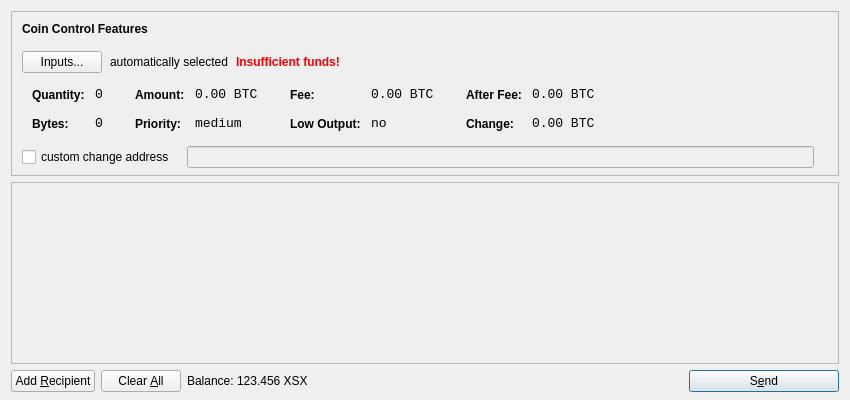
<?xml version="1.0" encoding="UTF-8"?>
<ui version="4.0">
 <class>SendCoinsDialog</class>
 <widget class="QDialog" name="SendCoinsDialog">
  <property name="geometry">
   <rect>
    <x>0</x>
    <y>0</y>
    <width>850</width>
    <height>400</height>
   </rect>
  </property>
  <property name="windowTitle">
   <string>Send Coins</string>
  </property>
  <layout class="QVBoxLayout" name="verticalLayout" stretch="0,1,0">
   <property name="bottomMargin">
    <number>8</number>
   </property>
   <item>
    <widget class="QFrame" name="frameCoinControl">
     <property name="sizePolicy">
      <sizepolicy hsizetype="Expanding" vsizetype="Expanding">
       <horstretch>0</horstretch>
       <verstretch>0</verstretch>
      </sizepolicy>
     </property>
     <property name="maximumSize">
      <size>
       <width>16777215</width>
       <height>16777215</height>
      </size>
     </property>
     <property name="frameShape">
      <enum>QFrame::StyledPanel</enum>
     </property>
     <property name="frameShadow">
      <enum>QFrame::Sunken</enum>
     </property>
     <layout class="QVBoxLayout" name="verticalLayoutCoinControl2">
      <property name="spacing">
       <number>-1</number>
      </property>
      <property name="leftMargin">
       <number>0</number>
      </property>
      <property name="topMargin">
       <number>0</number>
      </property>
      <property name="rightMargin">
       <number>0</number>
      </property>
      <property name="bottomMargin">
       <number>6</number>
      </property>
      <item>
       <layout class="QVBoxLayout" name="verticalLayoutCoinControl" stretch="0,0,0,0,1">
        <property name="spacing">
         <number>0</number>
        </property>
        <property name="leftMargin">
         <number>10</number>
        </property>
        <property name="topMargin">
         <number>10</number>
        </property>
        <item>
         <layout class="QHBoxLayout" name="horizontalLayoutCoinControl1">
          <property name="bottomMargin">
           <number>15</number>
          </property>
          <item>
           <widget class="QLabel" name="labelCoinControlFeatures">
            <property name="sizePolicy">
             <sizepolicy hsizetype="Preferred" vsizetype="Maximum">
              <horstretch>0</horstretch>
              <verstretch>0</verstretch>
             </sizepolicy>
            </property>
            <property name="font">
             <font>
              <weight>75</weight>
              <bold>true</bold>
             </font>
            </property>
            <property name="styleSheet">
             <string notr="true">font-weight:bold;</string>
            </property>
            <property name="text">
             <string>Coin Control Features</string>
            </property>
           </widget>
          </item>
         </layout>
        </item>
        <item>
         <layout class="QHBoxLayout" name="horizontalLayoutCoinControl2" stretch="0,0,0,0">
          <property name="spacing">
           <number>8</number>
          </property>
          <property name="bottomMargin">
           <number>10</number>
          </property>
          <item>
           <widget class="QPushButton" name="pushButtonCoinControl">
            <property name="styleSheet">
             <string notr="true"/>
            </property>
            <property name="text">
             <string>Inputs...</string>
            </property>
           </widget>
          </item>
          <item>
           <widget class="QLabel" name="labelCoinControlAutomaticallySelected">
            <property name="text">
             <string>automatically selected</string>
            </property>
            <property name="margin">
             <number>5</number>
            </property>
           </widget>
          </item>
          <item>
           <widget class="QLabel" name="labelCoinControlInsuffFunds">
            <property name="font">
             <font>
              <weight>75</weight>
              <bold>true</bold>
             </font>
            </property>
            <property name="styleSheet">
             <string notr="true">color:red;font-weight:bold;</string>
            </property>
            <property name="text">
             <string>Insufficient funds!</string>
            </property>
            <property name="margin">
             <number>5</number>
            </property>
           </widget>
          </item>
          <item>
           <spacer name="horizontalSpacerCoinControl">
            <property name="orientation">
             <enum>Qt::Horizontal</enum>
            </property>
            <property name="sizeHint" stdset="0">
             <size>
              <width>40</width>
              <height>1</height>
             </size>
            </property>
           </spacer>
          </item>
         </layout>
        </item>
        <item>
         <widget class="QWidget" name="widgetCoinControl" native="true">
          <property name="sizePolicy">
           <sizepolicy hsizetype="Preferred" vsizetype="Preferred">
            <horstretch>0</horstretch>
            <verstretch>0</verstretch>
           </sizepolicy>
          </property>
          <property name="minimumSize">
           <size>
            <width>0</width>
            <height>0</height>
           </size>
          </property>
          <property name="styleSheet">
           <string notr="true"/>
          </property>
          <layout class="QHBoxLayout" name="horizontalLayoutCoinControl5">
           <property name="margin">
            <number>0</number>
           </property>
           <item>
            <layout class="QHBoxLayout" name="horizontalLayoutCoinControl3" stretch="0,0,0,1">
             <property name="spacing">
              <number>20</number>
             </property>
             <property name="topMargin">
              <number>0</number>
             </property>
             <property name="bottomMargin">
              <number>10</number>
             </property>
             <item>
              <layout class="QFormLayout" name="formLayoutCoinControl1">
               <property name="horizontalSpacing">
                <number>10</number>
               </property>
               <property name="verticalSpacing">
                <number>14</number>
               </property>
               <property name="leftMargin">
                <number>10</number>
               </property>
               <property name="topMargin">
                <number>4</number>
               </property>
               <property name="rightMargin">
                <number>6</number>
               </property>
               <item row="0" column="0">
                <widget class="QLabel" name="labelCoinControlQuantityText">
                 <property name="styleSheet">
                  <string notr="true">font-weight:bold;</string>
                 </property>
                 <property name="text">
                  <string>Quantity:</string>
                 </property>
                 <property name="margin">
                  <number>0</number>
                 </property>
                </widget>
               </item>
               <item row="0" column="1">
                <widget class="QLabel" name="labelCoinControlQuantity">
                 <property name="font">
                  <font>
                   <family>Monospace</family>
                   <pointsize>10</pointsize>
                  </font>
                 </property>
                 <property name="cursor">
                  <cursorShape>IBeamCursor</cursorShape>
                 </property>
                 <property name="contextMenuPolicy">
                  <enum>Qt::ActionsContextMenu</enum>
                 </property>
                 <property name="text">
                  <string notr="true">0</string>
                 </property>
                 <property name="margin">
                  <number>0</number>
                 </property>
                 <property name="textInteractionFlags">
                  <set>Qt::LinksAccessibleByMouse|Qt::TextSelectableByKeyboard|Qt::TextSelectableByMouse</set>
                 </property>
                </widget>
               </item>
               <item row="1" column="0">
                <widget class="QLabel" name="labelCoinControlBytesText">
                 <property name="styleSheet">
                  <string notr="true">font-weight:bold;</string>
                 </property>
                 <property name="text">
                  <string>Bytes:</string>
                 </property>
                </widget>
               </item>
               <item row="1" column="1">
                <widget class="QLabel" name="labelCoinControlBytes">
                 <property name="font">
                  <font>
                   <family>Monospace</family>
                   <pointsize>10</pointsize>
                  </font>
                 </property>
                 <property name="cursor">
                  <cursorShape>IBeamCursor</cursorShape>
                 </property>
                 <property name="contextMenuPolicy">
                  <enum>Qt::ActionsContextMenu</enum>
                 </property>
                 <property name="text">
                  <string notr="true">0</string>
                 </property>
                 <property name="textInteractionFlags">
                  <set>Qt::LinksAccessibleByMouse|Qt::TextSelectableByKeyboard|Qt::TextSelectableByMouse</set>
                 </property>
                </widget>
               </item>
              </layout>
             </item>
             <item>
              <layout class="QFormLayout" name="formLayoutCoinControl2">
               <property name="horizontalSpacing">
                <number>10</number>
               </property>
               <property name="verticalSpacing">
                <number>14</number>
               </property>
               <property name="leftMargin">
                <number>6</number>
               </property>
               <property name="topMargin">
                <number>4</number>
               </property>
               <property name="rightMargin">
                <number>6</number>
               </property>
               <item row="0" column="0">
                <widget class="QLabel" name="labelCoinControlAmountText">
                 <property name="styleSheet">
                  <string notr="true">font-weight:bold;</string>
                 </property>
                 <property name="text">
                  <string>Amount:</string>
                 </property>
                 <property name="margin">
                  <number>0</number>
                 </property>
                </widget>
               </item>
               <item row="0" column="1">
                <widget class="QLabel" name="labelCoinControlAmount">
                 <property name="font">
                  <font>
                   <family>Monospace</family>
                   <pointsize>10</pointsize>
                  </font>
                 </property>
                 <property name="cursor">
                  <cursorShape>IBeamCursor</cursorShape>
                 </property>
                 <property name="contextMenuPolicy">
                  <enum>Qt::ActionsContextMenu</enum>
                 </property>
                 <property name="text">
                  <string notr="true">0.00 BTC</string>
                 </property>
                 <property name="textInteractionFlags">
                  <set>Qt::LinksAccessibleByMouse|Qt::TextSelectableByKeyboard|Qt::TextSelectableByMouse</set>
                 </property>
                </widget>
               </item>
               <item row="1" column="0">
                <widget class="QLabel" name="labelCoinControlPriorityText">
                 <property name="styleSheet">
                  <string notr="true">font-weight:bold;</string>
                 </property>
                 <property name="text">
                  <string>Priority:</string>
                 </property>
                </widget>
               </item>
               <item row="1" column="1">
                <widget class="QLabel" name="labelCoinControlPriority">
                 <property name="font">
                  <font>
                   <family>Monospace</family>
                   <pointsize>10</pointsize>
                  </font>
                 </property>
                 <property name="cursor">
                  <cursorShape>IBeamCursor</cursorShape>
                 </property>
                 <property name="contextMenuPolicy">
                  <enum>Qt::ActionsContextMenu</enum>
                 </property>
                 <property name="text">
                  <string>medium</string>
                 </property>
                 <property name="textInteractionFlags">
                  <set>Qt::LinksAccessibleByMouse|Qt::TextSelectableByKeyboard|Qt::TextSelectableByMouse</set>
                 </property>
                </widget>
               </item>
              </layout>
             </item>
             <item>
              <layout class="QFormLayout" name="formLayoutCoinControl3">
               <property name="horizontalSpacing">
                <number>10</number>
               </property>
               <property name="verticalSpacing">
                <number>14</number>
               </property>
               <property name="leftMargin">
                <number>6</number>
               </property>
               <property name="topMargin">
                <number>4</number>
               </property>
               <property name="rightMargin">
                <number>6</number>
               </property>
               <item row="0" column="0">
                <widget class="QLabel" name="labelCoinControlFeeText">
                 <property name="styleSheet">
                  <string notr="true">font-weight:bold;</string>
                 </property>
                 <property name="text">
                  <string>Fee:</string>
                 </property>
                 <property name="margin">
                  <number>0</number>
                 </property>
                </widget>
               </item>
               <item row="0" column="1">
                <widget class="QLabel" name="labelCoinControlFee">
                 <property name="font">
                  <font>
                   <family>Monospace</family>
                   <pointsize>10</pointsize>
                  </font>
                 </property>
                 <property name="cursor">
                  <cursorShape>IBeamCursor</cursorShape>
                 </property>
                 <property name="contextMenuPolicy">
                  <enum>Qt::ActionsContextMenu</enum>
                 </property>
                 <property name="text">
                  <string notr="true">0.00 BTC</string>
                 </property>
                 <property name="textInteractionFlags">
                  <set>Qt::LinksAccessibleByMouse|Qt::TextSelectableByKeyboard|Qt::TextSelectableByMouse</set>
                 </property>
                </widget>
               </item>
               <item row="1" column="0">
                <widget class="QLabel" name="labelCoinControlLowOutputText">
                 <property name="styleSheet">
                  <string notr="true">font-weight:bold;</string>
                 </property>
                 <property name="text">
                  <string>Low Output:</string>
                 </property>
                </widget>
               </item>
               <item row="1" column="1">
                <widget class="QLabel" name="labelCoinControlLowOutput">
                 <property name="font">
                  <font>
                   <family>Monospace</family>
                   <pointsize>10</pointsize>
                  </font>
                 </property>
                 <property name="cursor">
                  <cursorShape>IBeamCursor</cursorShape>
                 </property>
                 <property name="contextMenuPolicy">
                  <enum>Qt::ActionsContextMenu</enum>
                 </property>
                 <property name="text">
                  <string>no</string>
                 </property>
                 <property name="textInteractionFlags">
                  <set>Qt::LinksAccessibleByMouse|Qt::TextSelectableByKeyboard|Qt::TextSelectableByMouse</set>
                 </property>
                </widget>
               </item>
              </layout>
             </item>
             <item>
              <layout class="QFormLayout" name="formLayoutCoinControl4">
               <property name="horizontalSpacing">
                <number>10</number>
               </property>
               <property name="verticalSpacing">
                <number>14</number>
               </property>
               <property name="leftMargin">
                <number>6</number>
               </property>
               <property name="topMargin">
                <number>4</number>
               </property>
               <property name="rightMargin">
                <number>6</number>
               </property>
               <item row="0" column="0">
                <widget class="QLabel" name="labelCoinControlAfterFeeText">
                 <property name="styleSheet">
                  <string notr="true">font-weight:bold;</string>
                 </property>
                 <property name="text">
                  <string>After Fee:</string>
                 </property>
                 <property name="margin">
                  <number>0</number>
                 </property>
                </widget>
               </item>
               <item row="0" column="1">
                <widget class="QLabel" name="labelCoinControlAfterFee">
                 <property name="font">
                  <font>
                   <family>Monospace</family>
                   <pointsize>10</pointsize>
                  </font>
                 </property>
                 <property name="cursor">
                  <cursorShape>IBeamCursor</cursorShape>
                 </property>
                 <property name="contextMenuPolicy">
                  <enum>Qt::ActionsContextMenu</enum>
                 </property>
                 <property name="text">
                  <string notr="true">0.00 BTC</string>
                 </property>
                 <property name="textInteractionFlags">
                  <set>Qt::LinksAccessibleByMouse|Qt::TextSelectableByKeyboard|Qt::TextSelectableByMouse</set>
                 </property>
                </widget>
               </item>
               <item row="1" column="0">
                <widget class="QLabel" name="labelCoinControlChangeText">
                 <property name="styleSheet">
                  <string notr="true">font-weight:bold;</string>
                 </property>
                 <property name="text">
                  <string>Change:</string>
                 </property>
                </widget>
               </item>
               <item row="1" column="1">
                <widget class="QLabel" name="labelCoinControlChange">
                 <property name="font">
                  <font>
                   <family>Monospace</family>
                   <pointsize>10</pointsize>
                  </font>
                 </property>
                 <property name="cursor">
                  <cursorShape>IBeamCursor</cursorShape>
                 </property>
                 <property name="contextMenuPolicy">
                  <enum>Qt::ActionsContextMenu</enum>
                 </property>
                 <property name="text">
                  <string notr="true">0.00 BTC</string>
                 </property>
                 <property name="textInteractionFlags">
                  <set>Qt::LinksAccessibleByMouse|Qt::TextSelectableByKeyboard|Qt::TextSelectableByMouse</set>
                 </property>
                </widget>
               </item>
              </layout>
             </item>
            </layout>
           </item>
          </layout>
         </widget>
        </item>
        <item>
         <layout class="QHBoxLayout" name="horizontalLayoutCoinControl4" stretch="0,0,0">
          <property name="spacing">
           <number>12</number>
          </property>
          <property name="sizeConstraint">
           <enum>QLayout::SetDefaultConstraint</enum>
          </property>
          <property name="topMargin">
           <number>5</number>
          </property>
          <property name="rightMargin">
           <number>5</number>
          </property>
          <item>
           <widget class="QCheckBox" name="checkBoxCoinControlChange">
            <property name="text">
             <string>custom change address</string>
            </property>
           </widget>
          </item>
          <item>
           <widget class="QLineEdit" name="lineEditCoinControlChange">
            <property name="enabled">
             <bool>false</bool>
            </property>
            <property name="sizePolicy">
             <sizepolicy hsizetype="Expanding" vsizetype="Fixed">
              <horstretch>0</horstretch>
              <verstretch>0</verstretch>
             </sizepolicy>
            </property>
           </widget>
          </item>
          <item>
           <widget class="QLabel" name="labelCoinControlChangeLabel">
            <property name="sizePolicy">
             <sizepolicy hsizetype="Preferred" vsizetype="Expanding">
              <horstretch>0</horstretch>
              <verstretch>0</verstretch>
             </sizepolicy>
            </property>
            <property name="minimumSize">
             <size>
              <width>0</width>
              <height>0</height>
             </size>
            </property>
            <property name="text">
             <string/>
            </property>
            <property name="margin">
             <number>3</number>
            </property>
           </widget>
          </item>
         </layout>
        </item>
        <item>
         <spacer name="verticalSpacerCoinControl">
          <property name="orientation">
           <enum>Qt::Vertical</enum>
          </property>
          <property name="sizeHint" stdset="0">
           <size>
            <width>800</width>
            <height>1</height>
           </size>
          </property>
         </spacer>
        </item>
       </layout>
      </item>
     </layout>
    </widget>
   </item>
   <item>
    <widget class="QScrollArea" name="scrollArea">
     <property name="widgetResizable">
      <bool>true</bool>
     </property>
     <widget class="QWidget" name="scrollAreaWidgetContents">
      <property name="geometry">
       <rect>
        <x>0</x>
        <y>0</y>
        <width>830</width>
        <height>165</height>
       </rect>
      </property>
      <layout class="QVBoxLayout" name="verticalLayout_2">
       <property name="margin">
        <number>0</number>
       </property>
       <item>
        <layout class="QVBoxLayout" name="entries">
         <property name="spacing">
          <number>6</number>
         </property>
        </layout>
       </item>
       <item>
        <spacer name="verticalSpacer">
         <property name="orientation">
          <enum>Qt::Vertical</enum>
         </property>
         <property name="sizeHint" stdset="0">
          <size>
           <width>20</width>
           <height>40</height>
          </size>
         </property>
        </spacer>
       </item>
      </layout>
     </widget>
    </widget>
   </item>
   <item>
    <layout class="QHBoxLayout" name="horizontalLayout">
     <item>
      <widget class="QPushButton" name="addButton">
       <property name="toolTip">
        <string>Send to multiple recipients at once</string>
       </property>
       <property name="text">
        <string>Add &amp;Recipient</string>
       </property>
       <property name="icon">
        <iconset resource="../bitcoin.qrc">
         <normaloff>:/icons/add</normaloff>:/icons/add</iconset>
       </property>
       <property name="autoDefault">
        <bool>false</bool>
       </property>
      </widget>
     </item>
     <item>
      <widget class="QPushButton" name="clearButton">
       <property name="sizePolicy">
        <sizepolicy hsizetype="Minimum" vsizetype="Fixed">
         <horstretch>0</horstretch>
         <verstretch>0</verstretch>
        </sizepolicy>
       </property>
       <property name="toolTip">
        <string>Remove all transaction fields</string>
       </property>
       <property name="text">
        <string>Clear &amp;All</string>
       </property>
       <property name="icon">
        <iconset resource="../bitcoin.qrc">
         <normaloff>:/icons/remove</normaloff>:/icons/remove</iconset>
       </property>
       <property name="autoRepeatDelay">
        <number>300</number>
       </property>
       <property name="autoDefault">
        <bool>false</bool>
       </property>
      </widget>
     </item>
     <item>
      <layout class="QHBoxLayout" name="horizontalLayout_2">
       <property name="spacing">
        <number>3</number>
       </property>
       <item>
        <widget class="QLabel" name="label">
         <property name="text">
          <string>Balance:</string>
         </property>
        </widget>
       </item>
       <item>
        <widget class="QLabel" name="labelBalance">
         <property name="cursor">
          <cursorShape>IBeamCursor</cursorShape>
         </property>
         <property name="text">
          <string>123.456 XSX</string>
         </property>
         <property name="textInteractionFlags">
          <set>Qt::LinksAccessibleByMouse|Qt::TextSelectableByKeyboard|Qt::TextSelectableByMouse</set>
         </property>
        </widget>
       </item>
      </layout>
     </item>
     <item>
      <spacer name="horizontalSpacer">
       <property name="orientation">
        <enum>Qt::Horizontal</enum>
       </property>
       <property name="sizeHint" stdset="0">
        <size>
         <width>40</width>
         <height>20</height>
        </size>
       </property>
      </spacer>
     </item>
     <item>
      <widget class="QPushButton" name="sendButton">
       <property name="minimumSize">
        <size>
         <width>150</width>
         <height>0</height>
        </size>
       </property>
       <property name="toolTip">
        <string>Confirm the send action</string>
       </property>
       <property name="text">
        <string>S&amp;end</string>
       </property>
       <property name="icon">
        <iconset resource="../bitcoin.qrc">
         <normaloff>:/icons/send</normaloff>:/icons/send</iconset>
       </property>
       <property name="default">
        <bool>true</bool>
       </property>
      </widget>
     </item>
    </layout>
   </item>
  </layout>
 </widget>
 <resources>
  <include location="../bitcoin.qrc"/>
 </resources>
 <connections/>
</ui>
